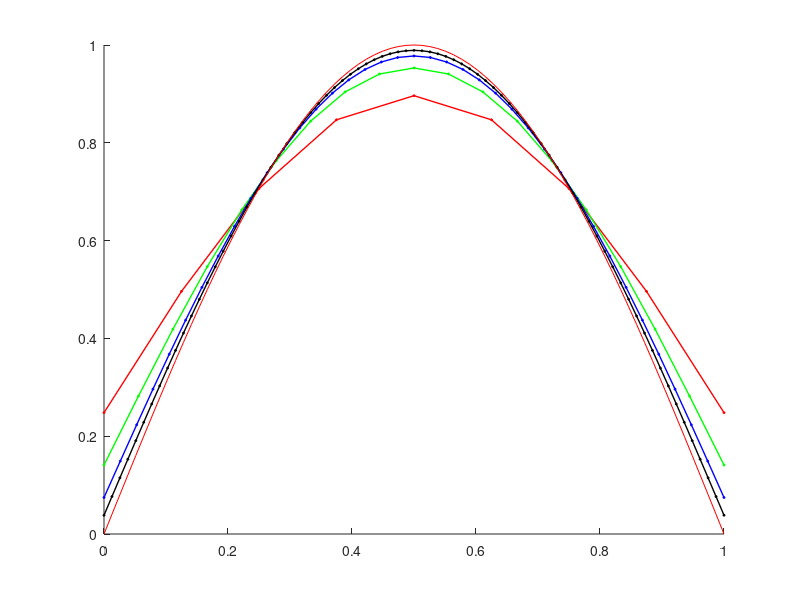
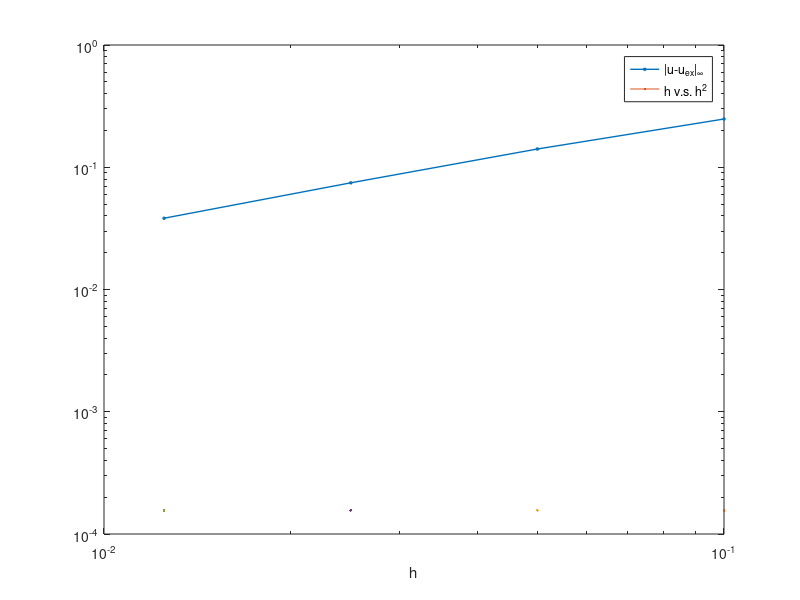

The MATLAB source for these figures, in order:
clear; close all;
range = [10,20,40,80];
colors = ['r','g','b','k']
err = zeros(length(range),2);
error_plot = figure(1);
hold on;
I = 1;
for n = range
    m = n - 1;
	h = 1/n;

    d = 2 * ones(1,m);
    p = -ones(1,m-1);
    q = p;
    i = [1:m, 1:m-1, 2:m];
    j = [1:m, 2:m, 1:m-1];
    s = [  d,   p,   q];
    S = sparse(i,j,s);
    
	mesh = linspace(0,1,m)'
    f = (pi^2)*sin(pi*mesh)*h*h;

    x_bar = S\f
    err(I,1) = h;
    err(I,2) = max(abs(x_bar - sin(pi*mesh)));
    plot(mesh', x_bar, [colors(I),'-+'],'LineWidth',1,'MarkerSize',2)
	I = I+1;
end

plot(mesh',sin(pi*mesh),'r')
hold off;
print(error_plot,'error_plot.tex','-S900,450','-dtex')

error_n_plot = figure(2)
loglog(err(:,1),err(:,2),'-d','LineWidth',1,'MarkerSize',2)
hold on; 
loglog(err(:,1),h.^2);
legend('|u-u_{ex}|_{\infty}','h v.s. h^2');
xlabel('h');
print(error_n_plot,'error_n_plot.tex','-S900,450','-dtex')

